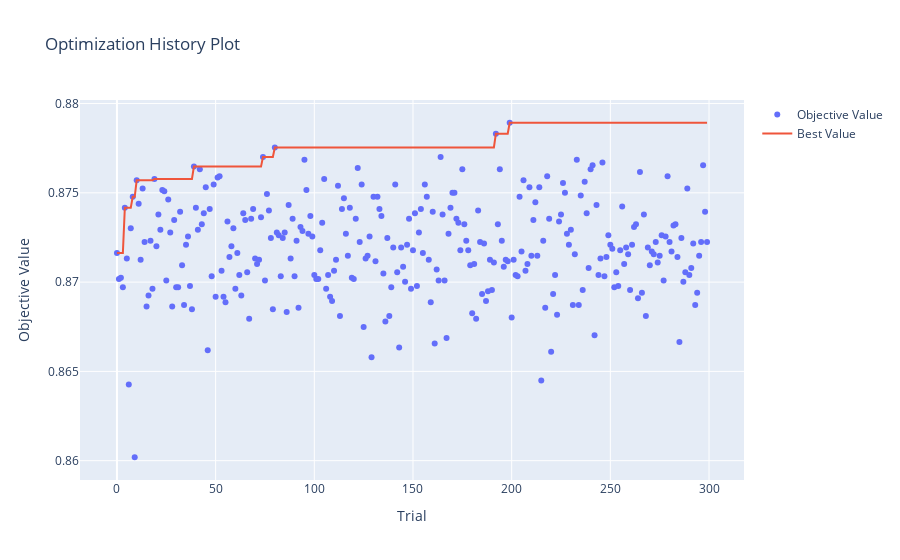

The cell this chart's notebook holds for it:
### Code cell
optuna.visualization.plot_optimization_history(study)

### Figure 1 — Plotly figure (JSON) as saved in the notebook; plotly's stock layout.template omitted (floating-point values rounded to 4 significant figures; data arrays with more than 128 entries replaced by an {"elided": "..."} marker saying what was removed)
{"data": [{"mode": "markers", "name": "Objective Value", "type": "scatter", "x": {"elided": "300 int values"}, "y": {"elided": "300 float values"}}, {"mode": "lines", "name": "Best Value", "type": "scatter", "x": {"elided": "300 int values"}, "y": {"elided": "300 float values"}}, {"marker": {"color": "#cccccc"}, "mode": "markers", "name": "Infeasible Trial", "showlegend": false, "type": "scatter", "x": [], "y": []}], "layout": {"autosize": true, "title": {"text": "Optimization History Plot"}, "xaxis": {"autorange": true, "range": [-18.25, 317.2], "title": {"text": "Trial"}, "type": "linear"}, "yaxis": {"autorange": true, "range": [0.8586, 0.8805], "title": {"text": "Objective Value"}, "type": "linear"}}}
